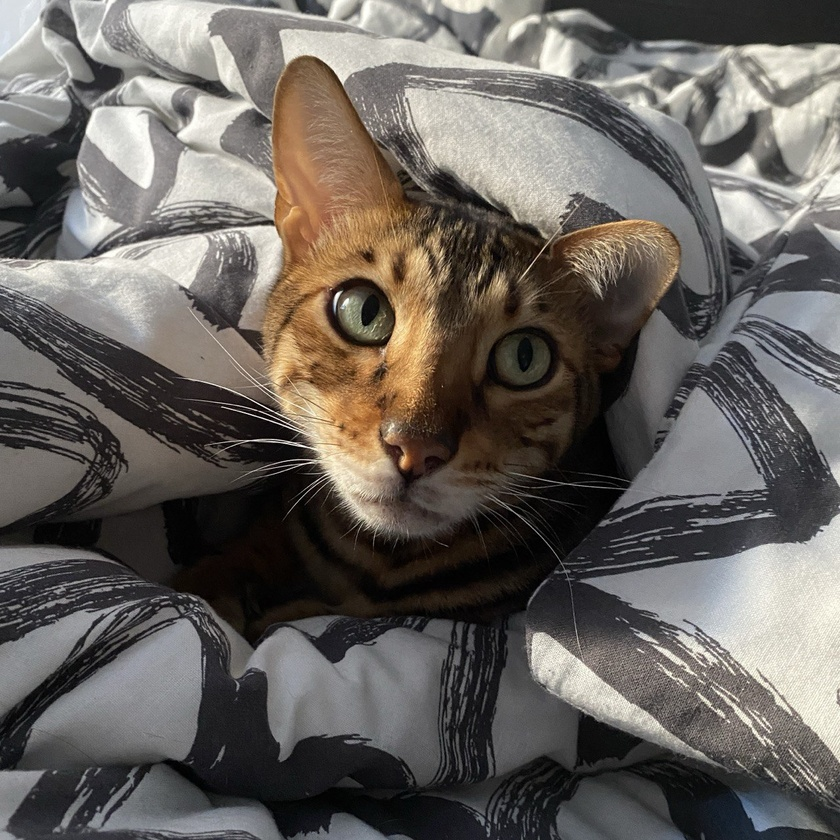
#> input picture cat.jpg, 840 x 840 px, shrunk from 1280 x 1280 before the run
$ python rotate_45.py
#> lines starting #> are read from the running program, lines starting #| are printed output that depends on the picture
import cv2

# Задание: повернуть изображение на 45 градусов

img = cv2.imread('../cat.jpg')
#> img is the input picture: shape (840, 840, 3); mean B, G, R 94.4, 99.3, 104.4

height, weight = img.shape[:2]
#> height = 840; weight = 840
center = (int(weight / 2), int(height / 2))
#> center = (420, 420)
rotation_matrix = cv2.getRotationMatrix2D(center, -45, 0.7)
rotated = cv2.warpAffine(img, rotation_matrix, (weight, height))
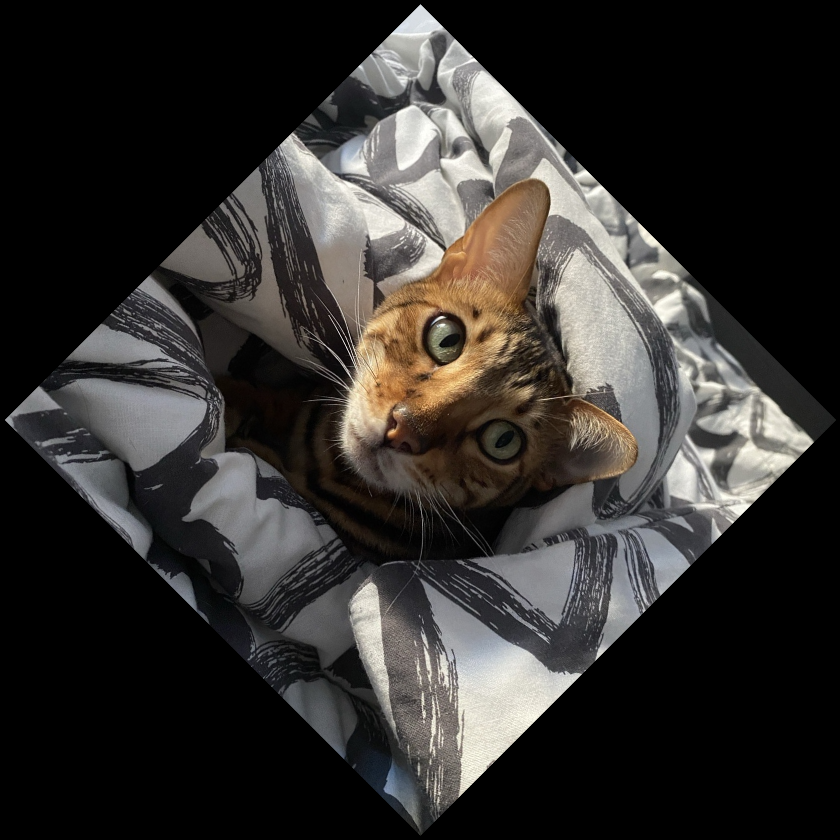
#> rotated: shape (840, 840, 3); mean B, G, R 46.3, 48.7, 51.1

cv2.imwrite('result.jpg', rotated)

cv2.imshow('source', img)
cv2.imshow('result', rotated)
cv2.waitKey(0)
cv2.destroyAllWindows()
